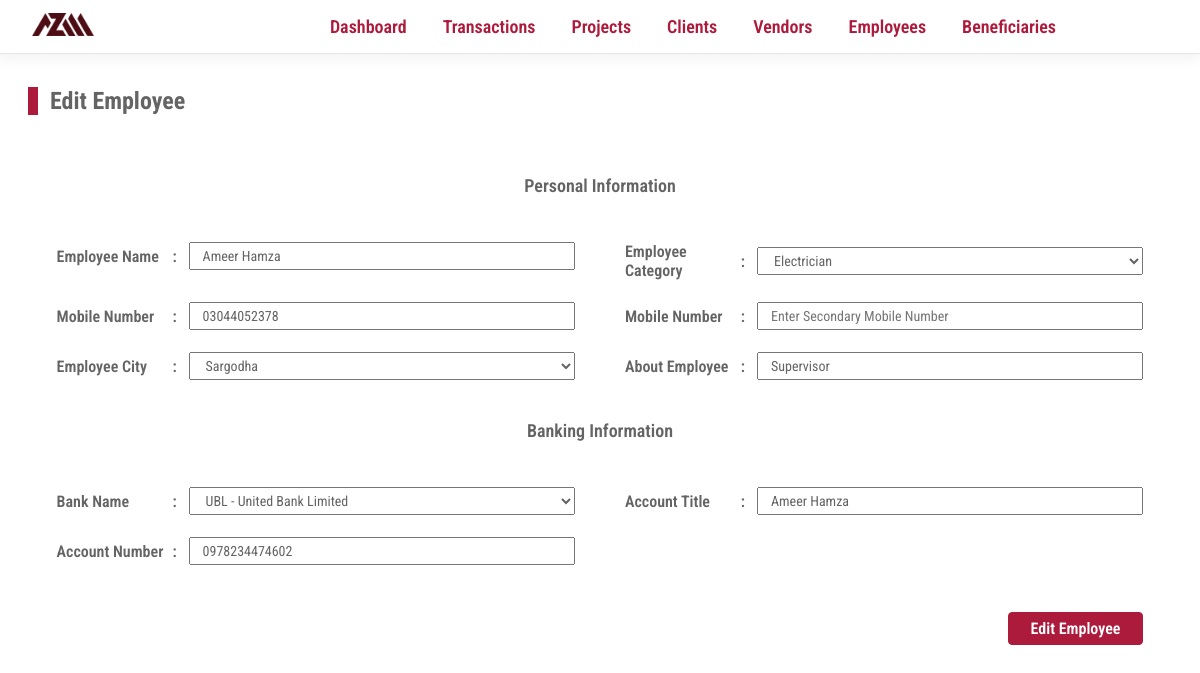
The page /edit-employee?employee_id=31 on the database its author committed.
### tables this page shows
CREATE TABLE IF NOT EXISTS `employees` (
  `employee_id` int NOT NULL AUTO_INCREMENT,
  `employee_name` varchar(255) NOT NULL,
  `employee_category` int NOT NULL,
  `employee_cell_primary` varchar(255) NOT NULL,
  `employee_cell_secondary` varchar(255) NOT NULL,
  `employee_city` int DEFAULT NULL,
  `employee_about` varchar(255) NOT NULL,
  `bank_account` int DEFAULT NULL,
  `active` tinyint(1) NOT NULL DEFAULT '1',
  PRIMARY KEY (`employee_id`),
  KEY `FK_EMPLOYEES_EMPLOYEE_CATEGORIES` (`employee_category`),
  KEY `FL_EMPLOYEES_BANK_ACCOUNTS` (`bank_account`),
  KEY `EMPLOYEES_CITIES` (`employee_city`)
);

CREATE TABLE IF NOT EXISTS `employee_categories` (
  `employee_category_id` int NOT NULL AUTO_INCREMENT,
  `employee_category_name` varchar(255) NOT NULL,
  PRIMARY KEY (`employee_category_id`)
);

CREATE TABLE IF NOT EXISTS `bank_accounts` (
  `bank_account_id` int NOT NULL AUTO_INCREMENT,
  `bank_account_title` varchar(255) DEFAULT NULL,
  `bank_account_number` varchar(255) DEFAULT NULL,
  `bank_account_bank` int DEFAULT NULL,
  `vendor_id` int DEFAULT NULL,
  `employee_id` int DEFAULT NULL,
  PRIMARY KEY (`bank_account_id`),
  KEY `FK_BANK_ACCOUNTS_EMPLOYEES` (`employee_id`),
  KEY `FK_BANK_ACCOUNTS_BANKS` (`bank_account_bank`),
  KEY `FK_BANK_ACCOUNTS_VENDORS` (`vendor_id`)
);

### Core/helpers.php (called while the page is built, shortened)
<?php
function controller($dir, $controller){
    require __DIR__ . DIRECTORY_SEPARATOR . '..' . DIRECTORY_SEPARATOR . "Controllers"    .   DIRECTORY_SEPARATOR .   $dir    .   DIRECTORY_SEPARATOR .   $controller .   ".php";
}
function view($dir, $view, $args =   []){
    extract($args);
    require __DIR__ . DIRECTORY_SEPARATOR . '..' . DIRECTORY_SEPARATOR . "Views"    .   DIRECTORY_SEPARATOR .   $dir    .   DIRECTORY_SEPARATOR .   $view   .   ".view.php";
}
?>

### Controllers/Employees/edit.php (called while the page is built, shortened)
<?php
    if(isset($_GET['employee_id'])  &&  !empty($_GET['employee_id'])){
        $employee_id    =   $_GET['employee_id'];
        $employeesModel  =   new Employees($config);
        $employeeData   =   $employeesModel->get($employee_id);
        $args['employee']   =   $employeeData;
        $additional =   new core\Additional($config);
        $cities =   $additional->getCities();
        $banks  =   $additional->getBanks();
        $categories  =   $additional->getEmployeeCategory();
        $args['cities'] =   $cities;
        $args['banks'] =   $banks;
        $args['categories'] =   $categories;
    } else{
        abort();
    }
    view('employees', 'add', $args);
?>

### Public/index.php (called while the page is built, shortened)
<?php
$uri    =   parse_url($_SERVER['REQUEST_URI'])['path'];
$method =   isset($_POST['__method'])?$_POST['__method']:$_SERVER['REQUEST_METHOD'];
require ('../core/helpers.php');
$router =   new Router();
$router->route($uri,$method);
?>

### Core/Database.php (called while the page is built, shortened)
<?php
class Database{
    protected $conn;
    protected function __construct($config){
        $dsn    =   'mysql:' .   http_build_query($config['database'],'',';');
        $this->conn =   new PDO($dsn);
        $this->conn->setAttribute(PDO::ATTR_DEFAULT_FETCH_MODE, PDO::FETCH_ASSOC);
    }
    protected function query($sql, $args){
        $stmt   =   $this->conn->prepare($sql);
        $stmt->execute($args);
        return $stmt;
    }
    protected function fetchAllOrAbort($query, $args =   []){
        try{
            $response   =   $this->query($query, $args);
            $result     =   $response->fetchAll();
            return $result;
        }catch(PDOException $e){
            $this->abort($e->getMessage());
        }
    }
    protected function fetchOrAbort($query, $args =   []){
            $response   =   $this->query($query, $args);
            $result     =   $response->fetch();
            return $result;
    }
}
?>

### Models/Employees.php (called while the page is built, shortened)
<?php
class Employees extends Database{
    public function get($id){
        $query  =   "SELECT
        e.employee_id, e.employee_name,
        e.employee_category,
        e.employee_city,
        e.employee_cell_secondary,
        e.employee_cell_primary,
        e.employee_about,
        c.city_name,
        p.province_name,
        ba.bank_account_title,
        ba.bank_account_number,
        b.bank_name,
        ec.employee_category_name,
        b.bank_id
        FROM employees e
        LEFT JOIN cities c                  ON          e.employee_city             =           c.city_id
        LEFT JOIN provinces p               ON          c.city_province             =           p.province_id
        LEFT JOIN bank_accounts ba          ON          e.employee_id               =           ba.employee_id
        LEFT JOIN banks b                   ON          b.bank_id                   =           ba.bank_account_bank
        LEFT JOIN employee_categories ec    ON          e.employee_category         =           ec.employee_category_id
        WHERE e.employee_id     =   :id
        AND
        e.active                =   true
        ";
        $args   =   [
            'id'    => $id
        ];
        $response   =   $this->fetchOrAbort($query, $args);
        return  $response;
    }
}
?>

### Core/Additional.php (called while the page is built, shortened)
<?php
class Additional extends Database{
    public function getCities(){
        $sql = "SELECT * FROM `cities`";
        $result = $this->fetchAllOrAbort($sql);
        return $result;
    }
    public function getBanks(){
        $sql = "SELECT * FROM `banks` order by bank_name";
        $result = $this->fetchAllOrAbort($sql);
        return $result;
    }
    public function getEmployeeCategory(){
        $sql = "SELECT * FROM `employee_categories`";
        $result = $this->fetchAllOrAbort($sql);
        return $result;
    }
}
?>

### Views/Employees/add.view.php (the view, shortened to what this page needs)
<body>
    <div class="main_content">
        <div class="content_head">
            <h2 class="title"><?php echo isset($employee)?"Edit":"Add"; ?> Employee</h2>
        </div>
        <form action="<?php echo isset($employee)?"/put-employee":"/store-employee"?>" method="post" class="grid">
            <div class="form_title">Personal Information</div>
            <div class="form_group">
                <label for="name">Employee Name</label>
                <input type="text" name="name" placeholder="Enter Name" <?php echo isset($employee['employee_name'])?"value  ='{$employee['employee_name']}'":""; ?>>
            </div>
            <div class="form_group">
                <label for="Category">Employee Category</label>
                <select name="category" id="Category">
                    <?php if(isset($categories)): ?>
                        <?php foreach($categories as $category):?>
                            <?php extract($category)?>
                            <option value="<?php echo $employee_category_id ?>" <?php echo (isset($employee['employee_category'])    &&  $employee_category_id   ==  $employee['employee_category'])?"selected": "";?>><?php echo $employee_category_name?></option>
                        <?php endforeach?>
                    <?php endif?>
                </select>
            </div>
            <div class="form_group">
                <label for="cell1">Mobile Number</label>
                <input type="text" name="cell1" id="cell1" placeholder="Enter Mobile Number" <?php echo isset($employee['employee_cell_primary'])?"value='{$employee['employee_cell_primary']}'":"";?>>
            </div>
            <div class="form_group">
                <label for="cell2">Mobile Number</label>
                <input type="text" name="cell2" id="cell2" placeholder="Enter Secondary Mobile Number" <?php echo isset($employee['employee_cell_secondary'])?"value='{$employee['employee_cell_secondary']}'":"";?>>
            </div>
            <div class="form_group">
                <label for="city">Employee City</label>
                <select name="city" id="city">
                    <?php if(isset($cities)): ?>
                        <?php foreach($cities as $city):?>
                            <?php extract($city)?>
                            <option value="<?php echo $city_id ?>" <?php echo (isset($employee['employee_city']) && $city_id    ==  $employee['employee_city'])?"Selected":"";?>><?php echo $city_name?></option>
                        <?php endforeach?>
                    <?php endif?>
                </select>
            </div>
            <div class="form_group">
                <label for="about">About Employee</label>
                <input type="text" name="about" id="about" placeholder="Enter About Employee" <?php echo isset($employee['employee_about'])?"value='{$employee['employee_about']}'":"";?>>
            </div>
            <div class="form_title">Banking Information</div>
            <div class="form_group">
                <label for="bank">Bank Name</label>
                <select name="bank" id="bank">
                    <?php if(isset($banks)): ?>
                        <?php foreach($banks as $bank):?>
                            <?php
                            extract($bank);
                            $bank_name  =   str_replace('(','',$bank_name);
                            $bank_name  =   str_replace(')',' -',$bank_name);
                            ?>
                            <option value="<?php echo $bank_id ?>" <?php echo (isset($employee['bank_id']) && $bank_id    ==  $employee['bank_id'])?"Selected":"";?>><?php echo $bank_name?></option>
                        <?php endforeach?>
                    <?php endif?>
                </select>
            </div>
            <div class="form_group">
                <label for="account_title">Account Title</label>
                <input type="text" name="account_title" id="account_title" placeholder="Enter Account Title" <?php echo isset($employee['bank_account_title'])?"value='{$employee['bank_account_title']}'":"";?>>
            </div>
            <div class="form_group">
                <label for="account_number">Account Number</label>
                <input type="text" name="account_number" id="account_number" placeholder="Enter Account Number" <?php echo isset($employee['bank_account_number'])?"value='{$employee['bank_account_number']}'":"";?>>
            </div>
            <div class="form_group">
                <button type="submit" name="submit"><?php echo isset($employee)?"Edit":"Add";?> Employee</button>
            </div>
        </form>
    </div>
</body>
</html>

### Public/assets/css/style.css (style rules this page uses)
* { padding:0;margin:0;-webkit-box-sizing:border-box;box-sizing:border-box;font-family:"Roboto Condensed",sans-serif;color:#646464 }
body { background-color:#fff;padding:28px;padding-top:87px;min-height:100vh;position:relative }
.main_content { display:-webkit-box;display:-ms-flexbox;display:flex;-webkit-box-orient:vertical;-webkit-box-direction:normal;-ms-flex-direction:column;flex-direction:column }
.main_content .content_head { display:-webkit-box;display:-ms-flexbox;display:flex;width:100%;-webkit-box-pack:justify;-ms-flex-pack:justify;justify-content:space-between;-webkit-box-align:start;-ms-flex-align:start;align-items:flex-start }
.main_content h2.title { display:-webkit-box;display:-ms-flexbox;display:flex;margin-bottom:42px }
.main_content h2.title::before { content:"";border:5px solid #ad1b3c;margin-right:12px }
.form_title,.multi_details { grid-column:1/span 3;text-align:center;align-self:center;padding:18px 0px 24px 0px;font-size:18px;font-weight:600 }
@media screen and (max-width: 1200px) { .form_title,.multi_details { grid-column:1/span 2 } }
form.grid>.form_group:last-child { position:absolute;display:-webkit-box;display:-ms-flexbox;display:flex;right:0px;bottom:-60px }
form.grid>.form_group:last-child button[type=submit] { background-color:#ad1b3c;color:#fff;font-weight:600;border:1px solid #ad1b3c;padding:6px 22px;font-size:16px;border-radius:4px;cursor:pointer }
form.grid,.multi_details>.detail,.details_container { display:grid;grid-template-columns:repeat(3, 1fr);-webkit-box-align:self-start;-ms-flex-align:self-start;align-items:self-start;position:relative;place-self:center;padding-bottom:20px;width:95%;-webkit-column-gap:100px;-moz-column-gap:100px;column-gap:100px;row-gap:22px }
form.grid label,.multi_details>.detail label,.details_container label { text-align:left }
@media screen and (max-width: 1300px) { form.grid,.multi_details>.detail,.details_container { -webkit-column-gap:50px;-moz-column-gap:50px;column-gap:50px } }
@media screen and (max-width: 1200px) { form.grid,.multi_details>.detail,.details_container { grid-template-columns:repeat(2, 1fr) } }
.form_group,.details_group { display:grid;-webkit-box-align:center;-ms-flex-align:center;align-items:center;grid-template-columns:120px auto;min-width:0px;max-width:100% }
.form_group>input[type=text],.form_group select,.form_group input[type=date],.form_group input[type=number],.details_group>input[type=text],.details_group select,.details_group input[type=date],.details_group input[type=number] { padding:4px 12px;font-size:14px;outline:none;margin-left:12px }
.form_group select,.details_group select { min-width:calc(100% - 22px);max-width:100% }
.form_group>label,.details_group>label { display:-webkit-box;display:-ms-flexbox;display:flex;-webkit-box-align:center;-ms-flex-align:center;align-items:center;position:relative;font-weight:600 }
.form_group>label::after,.details_group>label::after { content:" :";position:absolute;right:0px }

### Public/assets/css/print.css (style rules this page uses)
body { padding-top:100px !important }
.content_head { -webkit-box-pack:center !important;-ms-flex-pack:center !important;justify-content:center !important }
.content_head .title { margin-bottom:22px !important }
.content_head .title::before { display:none !important }
* { -webkit-print-color-adjust:exact !important;-moz-print-color-adjust:exact !important;-ms-print-color-adjust:exact !important;print-color-adjust:exact !important }
* { color:#000 !important }
button { display:none !important }
.main_content { padding-bottom:60px !important }
.main_content { margin:.3in !important }

### rows shown on the page
employees: name "Ameer Hamza", category "Electrician", cell1 "03044052378", about "Supervisor", account_title "Ameer Hamza", account_number "0978234474602"

### other values the page prints
form field city "Sargodha"
form field bank "UBL - United Bank Limited"
